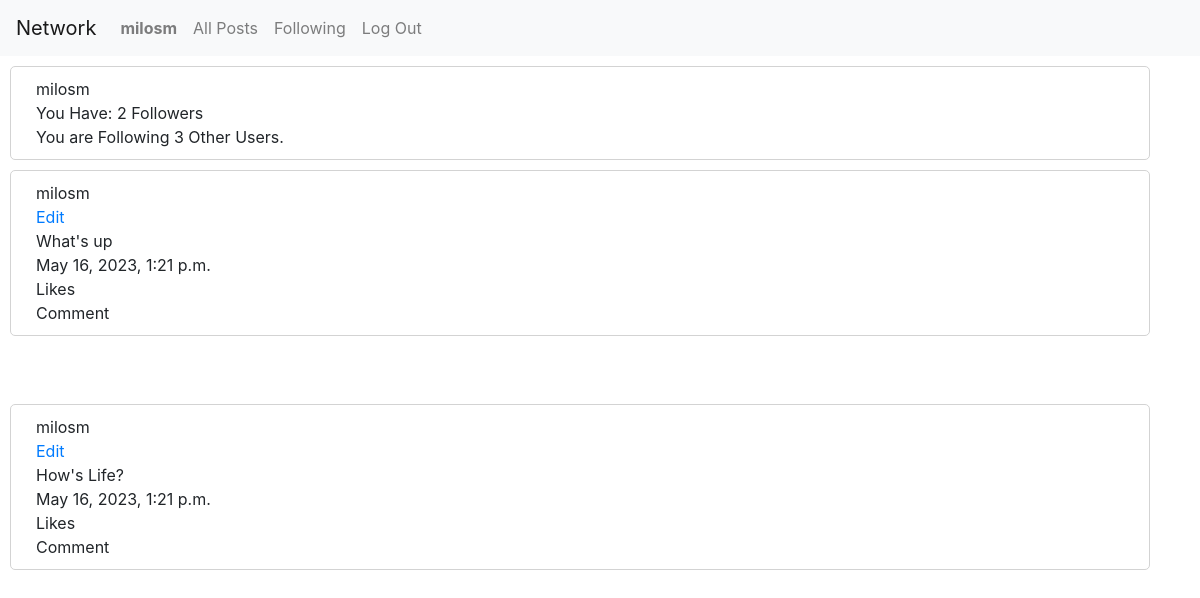
The page /profile (signed in) on the database its author committed.
### network/models.py (models this page shows)
class User(AbstractUser):
    pass

class Post(models.Model):
    creator = models.ForeignKey(User, on_delete=models.CASCADE)
    content = models.CharField(max_length=512)
    datetime = models.DateTimeField(default=datetime.now())

### network/views.py (the view)
# urls.py: path("profile", views.profile, name="profile"),
def profile(request):
    posts = Post.objects.filter(creator=request.user)
    try:
        followers = Follower.objects.filter(user=request.user)
    except:
        followers = []
    try:
        following = Follower.objects.filter(followers=request.user)
    except:
        following = []
    return render(request, "network/profile.html",{"followers":followers,"following":following,"posts":posts})

### network/templates/network/profile.html (shortened to what this page needs)
{% extends "network/layout.html" %}
{% block body %}
<div class="container" id="post">
    <div class="row" >
        {{request.user.username}}
    </div>
    <div class="row" >
        You Have: {{followers|length}} Followers
    </div>
    <div class="row" >
        You are Following {{following|length}} Other Users.
    </div>
</div>
{% include "network/postLayout.html" %}
{% endblock %}

### network/templates/network/layout.html (shortened to what this page needs)
{% load static %}
<!DOCTYPE html>
<html lang="en">
    <head>
        <link rel="stylesheet" href="https://stackpath.bootstrapcdn.com/bootstrap/4.4.1/css/bootstrap.min.css">
        <link href="{% static 'network/styles.css' %}" rel="stylesheet">
    </head>
    <body>
        <nav class="navbar navbar-expand-lg navbar-light bg-light">
            <a class="navbar-brand" href="#">Network</a>
            <div>
              <ul class="navbar-nav mr-auto">
                {% if user.is_authenticated %}
                    <li class="nav-item">
                        <a class="nav-link" href="{% url 'profile' %}"><strong>{{ user.username }}</strong></a>
                    </li>
                {% endif %}
                <li class="nav-item">
                  <a class="nav-link" href="{% url 'index' %}">All Posts</a>
                </li>
                {% if user.is_authenticated %}
                    <li class="nav-item">
                        <a class="nav-link" href="{% url 'following' %}">Following</a>
                    </li>
                    <li class="nav-item">
                        <a class="nav-link" href="{% url 'logout' %}">Log Out</a>
                    </li>
                {% endif %}
              </ul>
            </div>
          </nav>
        <div class="body">
            {% block body %}
            {% endblock %}
        </div>
    </body>
</html>

### network/templates/network/postLayout.html
{% for post in posts %}
    <div class="container" id="post">
        <div class="row" >
            {{post.creator.username}}
        </div>
        <div class="row" >
            <a href="">Edit</a>
        </div>
        <div class="row" >
            {{post.content}}
        </div>
        <div class="row" >
            {{post.datetime}}
        </div>
        <div class="row" >
            Likes
        </div>
        <div class="row" >
            Comment
        </div>
    </div>
    <br>
    <br>
{% endfor %}

### network/static/network/styles.css (style rules this page uses)
#post { border-style: solid !important; border-color: #d3d3d3 !important; background-color: white !important; border-width: thin !important; border-radius:5px !important; padding:10px; margin:10px; padding-left: 40px; }

### rows shown on the page
User: username "milosm", user.username "milosm"
Post: creator.username "milosm", content "What's up", datetime "May 16, 2023, 1:21 p.m."
Post: creator.username "milosm", content "How's Life?", datetime "May 16, 2023, 1:21 p.m."

### other values the page prints
{{ followers|length }} "2"
{{ following|length }} "3"
